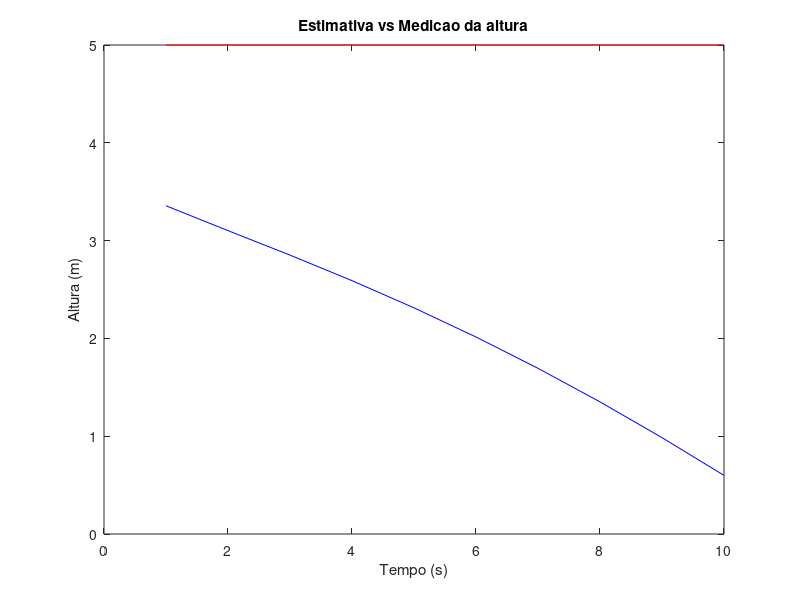
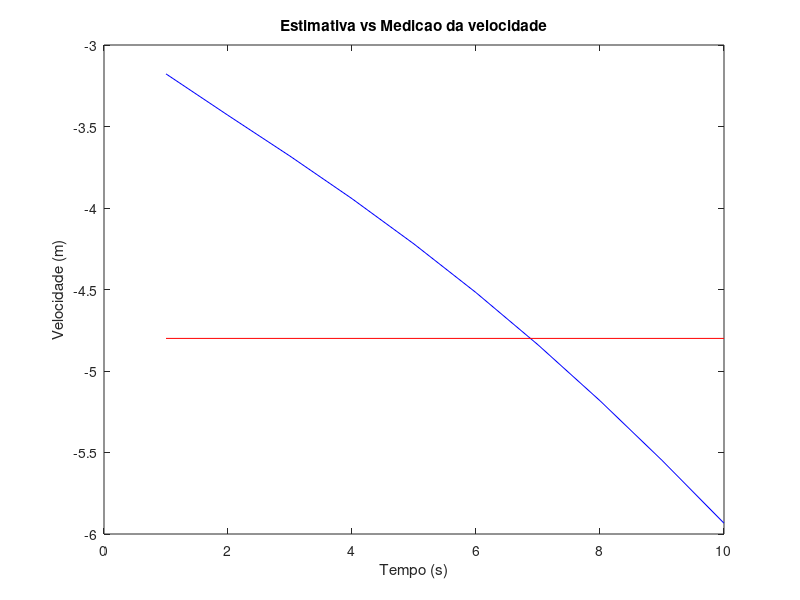

These figures' MATLAB source, in order:
%%%%%%%%%%%%%%%%%%%%%%%%%%%%%%%%%%%%%%%%%%%%%%% DADOS INICIAIS %%%%%%%%%%%%%%%%%%%%%%%%%%%%%%%%%%%%%%%%%%%%%%%%%%%%%%%%%%%%%%%

%Constantes
sigma = 20;
tempo = 0.25;
epsilon = 0.1;
gravidade = 9.8;
aceleracao = 30;

%Equacao de predicao: x = Fx+Gu
x = zeros(2, 1);                                        %Inicializacao da matriz 2x1 de estimativa
F = [1 tempo ; 0 1];                                    %Inicializacao da matriz F
G = [0.5*tempo^2 ; tempo];                              %Inicializacao da matriz G
u = 0;                                                  %Inicializacao da variavel de input

%Equacao de predicao da covariancia: P = F*P*Ft+Q
P = [500 0 ; 0 500];                                    %Inicializacao de uma covariancia arbitraria
Q = [(tempo^4)/4 (tempo^3)/2 ; (tempo^3)/2 tempo^2]*epsilon^2;

H = eye(2)*1.5;

R = sigma^2;

I = eye(2);                                             %Matriz identidade 6x6

Ft = transpose(F);
Ht = transpose(H);

z = zeros(2, 1);                                        %Inicializacao da matriz 1x2 de medicao. z = [altura aceleracao]

%%%%%%%%%%%%%%%%%%%%%%%%%%%%%%%%%%%%%%%%%%%%%%%%%%%%%%%%%%%%%%%%%%%%%%%%%%%%%%%%%%%%%%%%%%%%%%%%%%%%%%%%%%%%%%%%%%%%%%%%%%%%%%

estimados = zeros(2,10);                               %Inicializacao da matriz de estimativa, com x dados em i tempos
medidos = zeros(2,10);                                 %Inicializacao da matriz auxiliar de medicao, com x dados em i tempos

%Laco de repeticao para medicao e estimacao de i tempos
for i = 1:10

    x = F*x + G*u;                                      %Predicao da estimativa 
    P = F*P*Ft + Q;                                     %Predicao da covariancia
    K = P*Ht*(H*P*Ht + R)^(-1);                         %Predicao do ganho de Kalman

    %Entrada do usuario   
    z(1) = input(sprintf('Digite o valor da medicao z: '));         %Medicao da altura
    z(2) = input(sprintf('Digite o valor do input u: '));           %Medicao do controle

    z(2) = z(2) - gravidade;

    Kt = transpose(K);                                  %Atualizacao da matriz transposta do ganho de Kalman                                  
    x = x + K*(z - H*x);
    P = (I - K*H)*P*(transpose(I - K*H)) + K*R*Kt;      %Atualizacao da matriz de covariancia

    estimados(:,i) = x;                                 %Matriz de estimados recebe x, no tempo i
    medidos(:,i) = z;                                   %Matriz de medidos recebe z, no tempo i                               

end

estimado_altura = estimados(1,:);                              %Armazena as estimativas num vetor
estimado_velocidade = estimados(2,:);                          %Armazena as velocidadades num vetor
medido_altura = medidos(1,:);
medido_velocidade= medidos(2,:);

%Plot do grafico de altura
figure
plot(estimado_altura,'b')
hold on
plot(medido_altura,'r')
xlabel('Tempo (s)');
ylabel('Altura (m)');
title('Estimativa vs Medicao da altura');

%Plot do grafico de velocidade
figure
plot(estimado_velocidade,'b')
hold on
plot(medido_velocidade,'r')
xlabel('Tempo (s)');
ylabel('Velocidade (m)');
title('Estimativa vs Medicao da velocidade');
